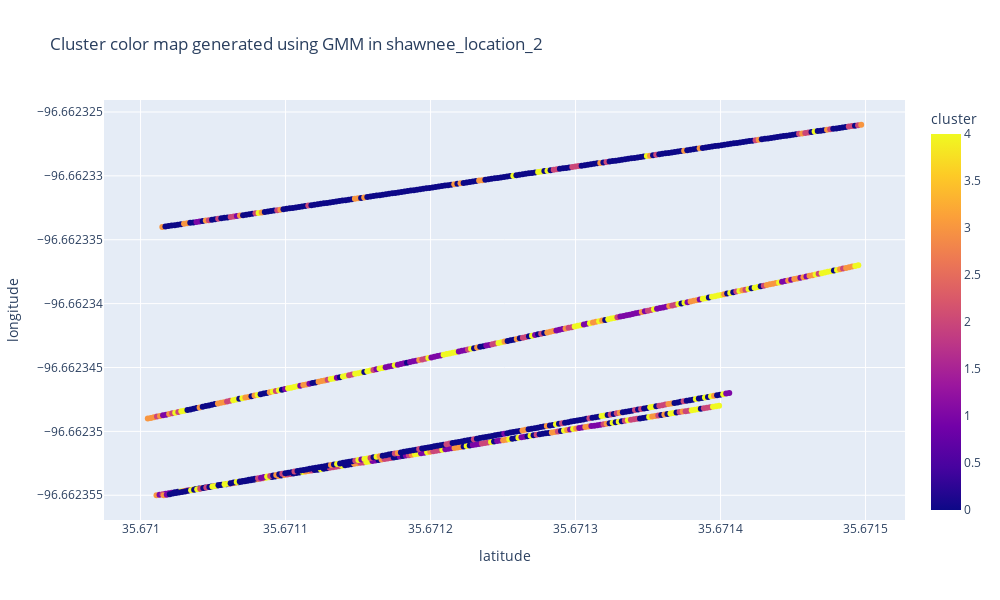

This figure's notebook cell:
### Code cell
px.scatter(
    full_data[full_data["pass_no"]!=0],
    x="latitude",
    y="longitude",
    hover_name="pass_no", 
    hover_data=["timestamp", "cluster"],
    color="cluster",
    width=1000,
    height=600,
    title=f"Cluster color map generated using {model_name} in {location_name}"
)

### Figure 1 — Plotly figure (JSON) as saved in the notebook; plotly's stock layout.template omitted (floating-point values rounded to 4 significant figures; data arrays with more than 128 entries replaced by an {"elided": "..."} marker saying what was removed)
{"data": [{"customdata": {"elided": "833x2 mixed values"}, "hovertemplate": "<b>%{hovertext}</b><br><br>latitude=%{x}<br>longitude=%{y}<br>timestamp=%{customdata[0]}<br>cluster=%{marker.color}<extra></extra>", "hovertext": {"elided": "833 int values"}, "legendgroup": "", "marker": {"color": {"elided": "833 int values"}, "coloraxis": "coloraxis", "symbol": "circle"}, "mode": "markers", "name": "", "orientation": "v", "showlegend": false, "type": "scatter", "x": {"elided": "833 float values"}, "xaxis": "x", "y": {"elided": "833 float values"}, "yaxis": "y"}], "layout": {"coloraxis": {"colorbar": {"title": {"text": "cluster"}}, "colorscale": [[0, "#0d0887"], [0.1111, "#46039f"], [0.2222, "#7201a8"], [0.3333, "#9c179e"], [0.4444, "#bd3786"], [0.5556, "#d8576b"], [0.6667, "#ed7953"], [0.7778, "#fb9f3a"], [0.8889, "#fdca26"], [1, "#f0f921"]]}, "height": 600, "legend": {"tracegroupgap": 0}, "title": {"text": "Cluster color map generated using GMM in shawnee_location_2"}, "width": 1000, "xaxis": {"anchor": "y", "domain": [0, 1], "title": {"text": "latitude"}}, "yaxis": {"anchor": "x", "domain": [0, 1], "title": {"text": "longitude"}}}}
